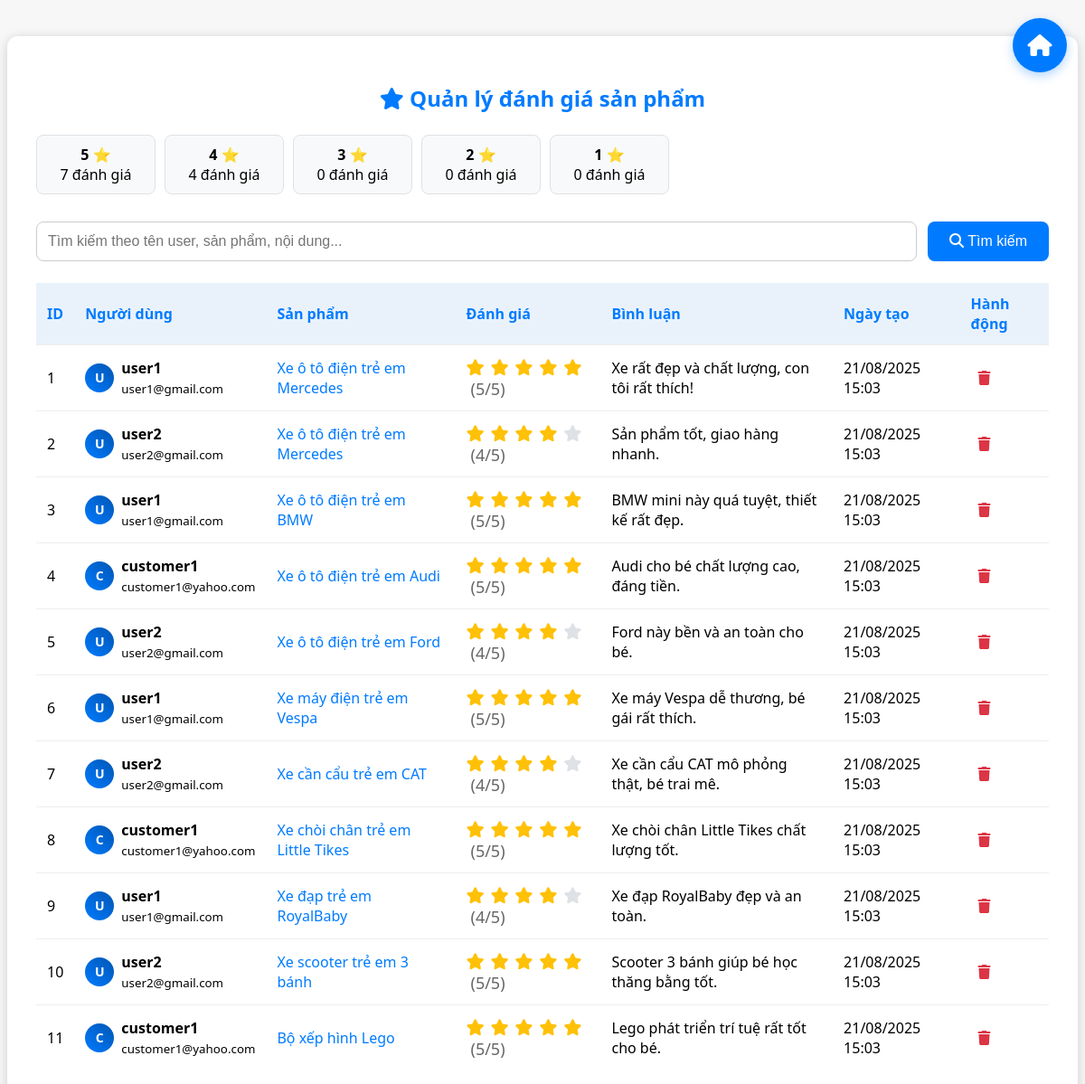
Screenshot of /Admin/index.php?controller=review&action=list (signed in) with the database file from the repository.
### tables this page shows
CREATE TABLE reviews (
    id INT AUTO_INCREMENT PRIMARY KEY,
    product_id INT NOT NULL,
    user_id INT NOT NULL,
    rating INT NOT NULL,
    comment TEXT,
    created_at DATETIME DEFAULT CURRENT_TIMESTAMP,
    FOREIGN KEY (product_id) REFERENCES products(id) ON DELETE CASCADE,
    FOREIGN KEY (user_id) REFERENCES users(id) ON DELETE CASCADE
);

CREATE TABLE users (
    id INT AUTO_INCREMENT PRIMARY KEY,
    username VARCHAR(50) NOT NULL UNIQUE,
    password VARCHAR(255) NOT NULL,
    email VARCHAR(100) DEFAULT '',
    phone VARCHAR(20) DEFAULT '',
    role VARCHAR(20) NOT NULL DEFAULT 'user',
    status ENUM('active', 'inactive') NOT NULL DEFAULT 'active',
    created_at DATETIME DEFAULT CURRENT_TIMESTAMP
);

CREATE TABLE products (
    id INT AUTO_INCREMENT PRIMARY KEY,
    name VARCHAR(255) NOT NULL,
    price INT NOT NULL,
    image VARCHAR(255),
    image_blob LONGBLOB,
    description TEXT,
    category VARCHAR(50) DEFAULT '',
    created_at TIMESTAMP DEFAULT CURRENT_TIMESTAMP
);

### controllers/ReviewController.php (called while the page is built, shortened)
<?php
require_once __DIR__ . '/../models/ReviewModel.php';
class ReviewController {
    private $reviewModel;
    public function __construct() {
        $this->reviewModel = new ReviewModel();
    }
    public function list() {
        $reviews = $this->reviewModel->getAllReviews();
        $stats = $this->reviewModel->getReviewStats();
        include __DIR__ . '/../Admin/Views/ReviewList.php';
    }
}
?>

### commons/function.php (called while the page is built, shortened)
<?php
function connectDB() {
    $host = DB_HOST;
    $port = DB_PORT;
    $dbname = DB_NAME;
    try {
        $conn = new PDO("mysql:host=$host;port=$port;dbname=$dbname", DB_USERNAME, DB_PASSWORD);
        $conn->setAttribute(PDO::ATTR_ERRMODE, PDO::ERRMODE_EXCEPTION);
        $conn->setAttribute(PDO::ATTR_DEFAULT_FETCH_MODE, PDO::FETCH_ASSOC);
        return $conn;
    } catch (PDOException $e) {
        echo ("Connection failed: " . $e->getMessage());
    }
}

### models/ReviewModel.php (called while the page is built, shortened)
<?php
require_once __DIR__ . '/../commons/function.php';
class ReviewModel {
    private $conn;
    public function __construct() {
        $this->conn = connectDB();
    }
    public function getAllReviews() {
        try {
            $sql = "
                SELECT
                    r.id,
                    r.rating,
                    r.comment,
                    r.created_at,
                    u.username,
                    u.email as user_email,
                    p.name as product_name,
                    p.id as product_id
                FROM reviews r
                LEFT JOIN users u ON r.user_id = u.id
                LEFT JOIN products p ON r.product_id = p.id
                ORDER BY r.created_at DESC
            ";
            $stmt = $this->conn->prepare($sql);
            $stmt->execute();
            return $stmt->fetchAll(PDO::FETCH_ASSOC);
        } catch (PDOException $e) {
            error_log("Error getting all reviews: " . $e->getMessage());
            return [];
        }
    }
    public function getReviewStats() {
        try {
            $sql = "
                SELECT
                    COUNT(*) as total_reviews,
                    AVG(rating) as avg_rating,
                    COUNT(CASE WHEN rating = 5 THEN 1 END) as five_star,
                    COUNT(CASE WHEN rating = 4 THEN 1 END) as four_star,
                    COUNT(CASE WHEN rating = 3 THEN 1 END) as three_star,
                    COUNT(CASE WHEN rating = 2 THEN 1 END) as two_star,
                    COUNT(CASE WHEN rating = 1 THEN 1 END) as one_star
                FROM reviews
            ";
            $stmt = $this->conn->prepare($sql);
            $stmt->execute();
            return $stmt->fetch(PDO::FETCH_ASSOC);
        } catch (PDOException $e) {
            error_log("Error getting review stats: " . $e->getMessage());
            return false;
        }
    }
}
?>

### Admin/Views/ReviewList.php (the view, shortened to what this page needs)
<!DOCTYPE html>
<html lang="vi">
<head>
    <link rel="stylesheet" href="https://cdnjs.cloudflare.com/ajax/libs/font-awesome/6.4.0/css/all.min.css">
</head>
<body>
    <div class="container">
        <h2><i class="fa-solid fa-star"></i> Quản lý đánh giá sản phẩm</h2>
        <?php if ($stats): ?>
        <div class="rating-breakdown">
            <div class="rating-item">
                <strong>5 ⭐</strong><br>
                <?= $stats['five_star'] ?? 0 ?> đánh giá
            </div>
            <div class="rating-item">
                <strong>4 ⭐</strong><br>
                <?= $stats['four_star'] ?? 0 ?> đánh giá
            </div>
            <div class="rating-item">
                <strong>3 ⭐</strong><br>
                <?= $stats['three_star'] ?? 0 ?> đánh giá
            </div>
            <div class="rating-item">
                <strong>2 ⭐</strong><br>
                <?= $stats['two_star'] ?? 0 ?> đánh giá
            </div>
            <div class="rating-item">
                <strong>1 ⭐</strong><br>
                <?= $stats['one_star'] ?? 0 ?> đánh giá
            </div>
        </div>
        <?php endif; ?>
        <form class="search-form" method="get" action="/mvc-oop-basic-duanmau/Admin/index.php">
            <input type="text" name="keyword" placeholder="Tìm kiếm theo tên user, sản phẩm, nội dung..."
                   value="<?= htmlspecialchars($_GET['keyword'] ?? '') ?>">
            <button type="submit"><i class="fa-solid fa-search"></i> Tìm kiếm</button>
        </form>
        <table>
            <tr>
                <th>ID</th>
                <th>Người dùng</th>
                <th>Sản phẩm</th>
                <th>Đánh giá</th>
                <th>Bình luận</th>
                <th>Ngày tạo</th>
                <th>Hành động</th>
            </tr>
            <?php if (!empty($reviews)): ?>
                <?php foreach ($reviews as $review): ?>
                <tr>
                    <td><?= $review['id'] ?></td>
                    <td>
                        <div class="user-info">
                            <div class="user-avatar">
                                <?= strtoupper(substr($review['username'] ?? 'U', 0, 1)) ?>
                            </div>
                            <div>
                                <strong><?= htmlspecialchars($review['username'] ?? 'Unknown') ?></strong><br>
                                <small><?= htmlspecialchars($review['user_email'] ?? '') ?></small>
                            </div>
                        </div>
                    </td>
                    <td>
                        <a href="/mvc-oop-basic-duanmau/?act=product_detail&id=<?= $review['product_id'] ?>"
                           class="product-link" target="_blank">
                            <?= htmlspecialchars($review['product_name'] ?? 'Sản phẩm không tồn tại') ?>
                        </a>
                    </td>
                    <td>
                        <div class="rating-stars">
                            <?php
                            $rating = $review['rating'] ?? 0;
                            for ($i = 1; $i <= 5; $i++):
                            ?>
                                <i class="fa-solid fa-star <?= $i <= $rating ? '' : 'empty' ?>"></i>
                            <?php endfor; ?>
                            <span style="color: #666; margin-left: 5px;">(<?= $rating ?>/5)</span>
                        </div>
                    </td>
                    <td>
                        <div class="review-comment">
                            <?= htmlspecialchars($review['comment'] ?? '') ?>
                        </div>
                    </td>
                    <td><?= date('d/m/Y H:i', strtotime($review['created_at'])) ?></td>
                    <td class="actions">
                        <a href="javascript:void(0)"
                           onclick="confirmDeleteReview(<?= $review['id'] ?>, '<?= htmlspecialchars($review['username'] ?? 'Unknown', ENT_QUOTES) ?>')"
                           title="Xóa đánh giá">
                            <i class="fa-solid fa-trash"></i>
                        </a>
                    </td>
                </tr>
                <?php endforeach; ?>
            <?php endif; ?>
        </table>
        <a href="/mvc-oop-basic-duanmau/Admin/index.php" class="floating-dashboard" title="Về Dashboard Admin">
            <i class="fa-solid fa-home"></i>
        </a>
    </div>
</body>
</html>

### Admin/Views/ReviewList.php (style rules this page uses)
body { background: #f7f7f7; font-family: 'Segoe UI', Arial, sans-serif; }
.floating-dashboard { position: fixed; top: 20px; right: 20px; z-index: 1000; background: #007bff; color: white; width: 60px; height: 60px; border-radius: 50%; display: flex; align-items: center; justify-content: center; text-decoration: none; box-shadow: 0 4px 12px rgba(0, 123, 255, 0.3); transition: all 0.3s ease; font-size: 24px; }
.container { max-width: 1200px; margin: 40px auto; background: #fff; border-radius: 12px; box-shadow: 0 2px 12px #ccc; padding: 32px; }
h2 { text-align: center; color: #007bff; margin-bottom: 24px; }
.rating-breakdown { display: flex; gap: 10px; margin-bottom: 30px; flex-wrap: wrap; }
.rating-item { background: #f8f9fa; padding: 10px 15px; border-radius: 8px; border: 1px solid #dee2e6; text-align: center; min-width: 100px; }
.search-form { display: flex; gap: 12px; margin-bottom: 24px; }
.search-form input { flex: 1; padding: 12px; border-radius: 8px; border: 1px solid #ccc; font-size: 16px; }
.search-form button { padding: 12px 24px; background: #007bff; color: #fff; border: none; border-radius: 8px; font-size: 16px; font-weight: 500; cursor: pointer; transition: background 0.2s; }
table { width: 100%; border-collapse: collapse; margin-bottom: 24px; }
th, td { padding: 12px; border-bottom: 1px solid #eee; text-align: left; }
th { background: #e9f2fb; color: #007bff; font-weight: 600; }
tr:last-child td { border-bottom: none; }
.rating-stars { color: #ffc107; font-size: 18px; }
.rating-stars .fa-star { margin-right: 2px; }
.rating-stars .empty { color: #dee2e6; }
.review-comment { max-width: 300px; word-wrap: break-word; line-height: 1.4; }
.user-info { display: flex; align-items: center; gap: 8px; }
.user-avatar { width: 32px; height: 32px; border-radius: 50%; background: linear-gradient(45deg, #007bff, #0056b3); display: flex; align-items: center; justify-content: center; color: white; font-weight: bold; font-size: 14px; }
.actions a { margin-right: 10px; color: #dc3545; text-decoration: none; font-size: 16px; padding: 4px 8px; border-radius: 4px; transition: background 0.2s; }
.product-link { color: #007bff; text-decoration: none; font-weight: 500; }

### rows the page displays
reviews: id "1", user.username "U", user.username "user1", user.email "user1@gmail.com", product.name "Xe ô tô điện trẻ em Mercedes", rating "5", comment "Xe rất đẹp và chất lượng, con tôi rất thích!", created_at "21/08/2025 15:03"
reviews: id "2", user.username "U", user.username "user2", user.email "user2@gmail.com", product.name "Xe ô tô điện trẻ em Mercedes", rating "4", comment "Sản phẩm tốt, giao hàng nhanh.", created_at "21/08/2025 15:03"
reviews: id "3", user.username "U", user.username "user1", user.email "user1@gmail.com", product.name "Xe ô tô điện trẻ em BMW", rating "5", comment "BMW mini này quá tuyệt, thiết kế rất đẹp.", created_at "21/08/2025 15:03"
reviews: id "4", user.username "C", user.username "customer1", user.email "customer1@yahoo.com", product.name "Xe ô tô điện trẻ em Audi", rating "5", comment "Audi cho bé chất lượng cao, đáng tiền.", created_at "21/08/2025 15:03"
reviews: id "5", user.username "U", user.username "user2", user.email "user2@gmail.com", product.name "Xe ô tô điện trẻ em Ford", rating "4", comment "Ford này bền và an toàn cho bé.", created_at "21/08/2025 15:03"
reviews: id "6", user.username "U", user.username "user1", user.email "user1@gmail.com", product.name "Xe máy điện trẻ em Vespa", rating "5", comment "Xe máy Vespa dễ thương, bé gái rất thích.", created_at "21/08/2025 15:03"
reviews: id "7", user.username "U", user.username "user2", user.email "user2@gmail.com", product.name "Xe cần cẩu trẻ em CAT", rating "4", comment "Xe cần cẩu CAT mô phỏng thật, bé trai mê.", created_at "21/08/2025 15:03"
reviews: id "8", user.username "C", user.username "customer1", user.email "customer1@yahoo.com", product.name "Xe chòi chân trẻ em Little Tikes", rating "5", comment "Xe chòi chân Little Tikes chất lượng tốt.", created_at "21/08/2025 15:03"
reviews: id "9", user.username "U", user.username "user1", user.email "user1@gmail.com", product.name "Xe đạp trẻ em RoyalBaby", rating "4", comment "Xe đạp RoyalBaby đẹp và an toàn.", created_at "21/08/2025 15:03"
reviews: id "10", user.username "U", user.username "user2", user.email "user2@gmail.com", product.name "Xe scooter trẻ em 3 bánh", rating "5", comment "Scooter 3 bánh giúp bé học thăng bằng tốt.", created_at "21/08/2025 15:03"
reviews: id "11", user.username "C", user.username "customer1", user.email "customer1@yahoo.com", product.name "Bộ xếp hình Lego", rating "5", comment "Lego phát triển trí tuệ rất tốt cho bé.", created_at "21/08/2025 15:03"

### other values shown
$stats['five_star'] "7"
$stats['four_star'] "4"
$stats['three_star'] "0"
$stats['two_star'] "0"
$stats['one_star'] "0"
